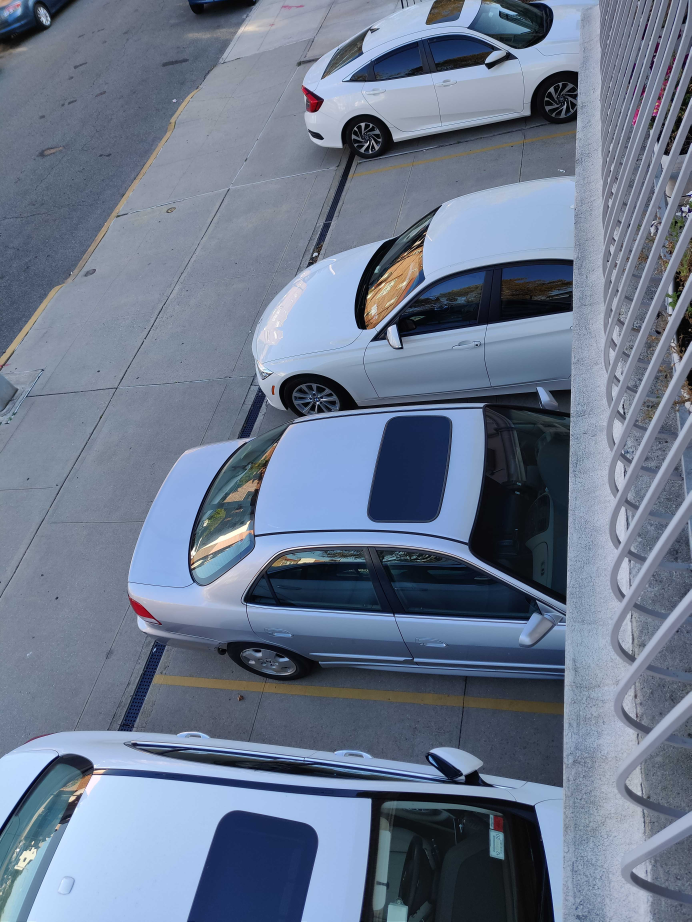
#> input picture car1.jpg, 3456 x 4608 px (shown at 1/5 size)
$ jupyter execute --allow-errors COCO_trail.ipynb
#> lines starting #> are read from the running program, lines starting #| are printed output that depends on the picture
[cell 1]
# Set up Colab Environment

import sys
import os


IN_COLAB = 'google.colab' in sys.modules or not 'mrcnn' in sys.modules
HAS_DATASET = os.path.exists('mask_rcnn_coco.h5')
SAMPLE_IMAGE = 'https://i.imgur.com/AdPz4lX.jpg' # Leave this blank if you do not want to download an image
SAMPLE_IMAGE_NAME = 'car1.jpg' # Name of input file to be saved

if(IN_COLAB):
  !pip install mrcnn

if(not HAS_DATASET):
  !wget https://github.com/matterport/Mask_RCNN/releases/download/v2.0/mask_rcnn_coco.h5

if(len(SAMPLE_IMAGE)):
  !wget -O $SAMPLE_IMAGE_NAME $SAMPLE_IMAGE

[cell 2]
import os
import numpy as np
import cv2
import mrcnn.config
import mrcnn.utils
import matplotlib.pyplot as plt
from mrcnn.model import MaskRCNN
from pathlib import Path


# Configuration that will be used by the Mask-RCNN library
class MaskRCNNConfig(mrcnn.config.Config):
    NAME = "coco_pretrained_model_config"
    IMAGES_PER_GPU = 1
    GPU_COUNT = 1
    NUM_CLASSES = 1 + 80  # COCO dataset has 80 classes + one background class
    DETECTION_MIN_CONFIDENCE = 0.6


# Filter a list of Mask R-CNN detection results to get only the detected cars / trucks
def get_car_boxes(boxes, class_ids):
    car_boxes = []

    for i, box in enumerate(boxes):
        # If the detected object isn't a car / truck / bus, skip it
        if class_ids[i] in [3, 8, 6]:
            car_boxes.append(box)

    return np.array(car_boxes)


# Root directory of the project
ROOT_DIR = Path(".")

# Directory to save logs and trained model
MODEL_DIR = os.path.join(ROOT_DIR, "logs")

# Local path to trained weights file
COCO_MODEL_PATH = os.path.join(ROOT_DIR, "mask_rcnn_coco.h5")

# Download COCO trained weights from Releases if needed
if not os.path.exists(COCO_MODEL_PATH):
    mrcnn.utils.download_trained_weights(COCO_MODEL_PATH)
#> (this line was passed over: mrcnn is not available in this run)

# Directory of images to run detection on
IMAGE_DIR = os.path.join(ROOT_DIR, SAMPLE_IMAGE_NAME)


# Create a Mask-RCNN model in inference mode
#> (the rest of this cell did not finish here and is left out)

# FOR IMAGE

[cell 3]
rgb= cv2.imread(IMAGE_DIR)
#> rgb is the input picture: shape (4608, 3456, 3); mean B, G, R 141.1, 119.8, 107.3
x = 0
y = 1000
h = 3000
w = 3000
crop = rgb[y:y+h, x:x+w]
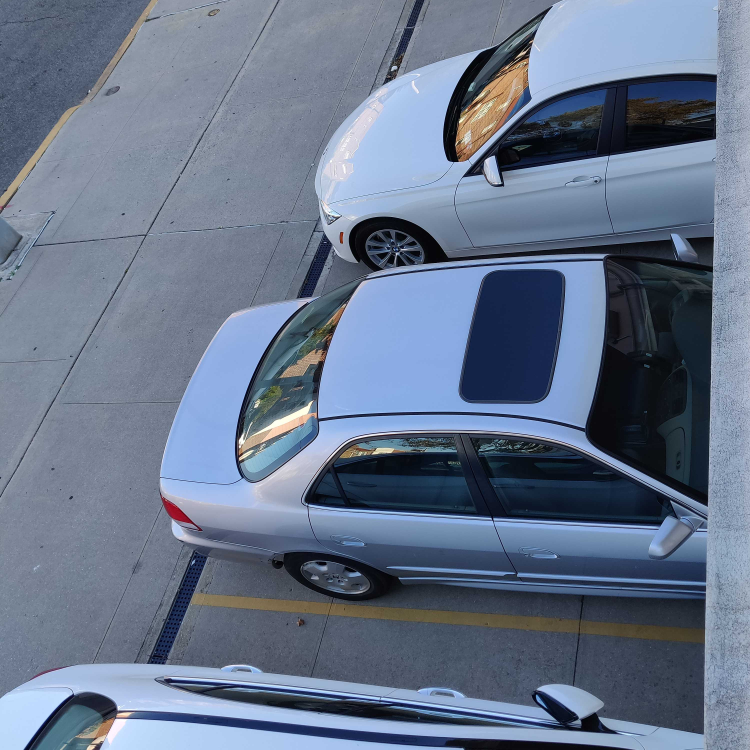
#> crop: shape (3000, 3000, 3) (shown at 1/4 size); mean B, G, R 139.5, 117.1, 103.7


# Run the image through the Mask R-CNN model to get results.
#> (the rest of this cell did not finish here and is left out)


$ run again, with car2.jpg copied over car1.jpg
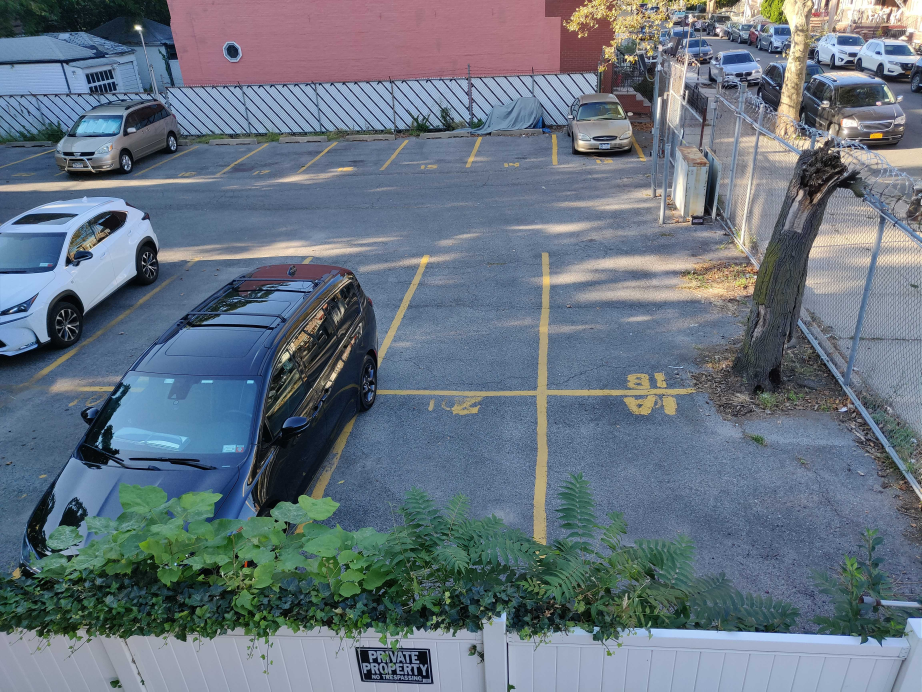
#> input picture car2.jpg, 4608 x 3456 px (shown at 1/5 size)
#> rgb is the input picture: shape (3456, 4608, 3); mean B, G, R 128.1, 115.4, 102.8
#> `crop = rgb[y:y+h, x:x+w]`:
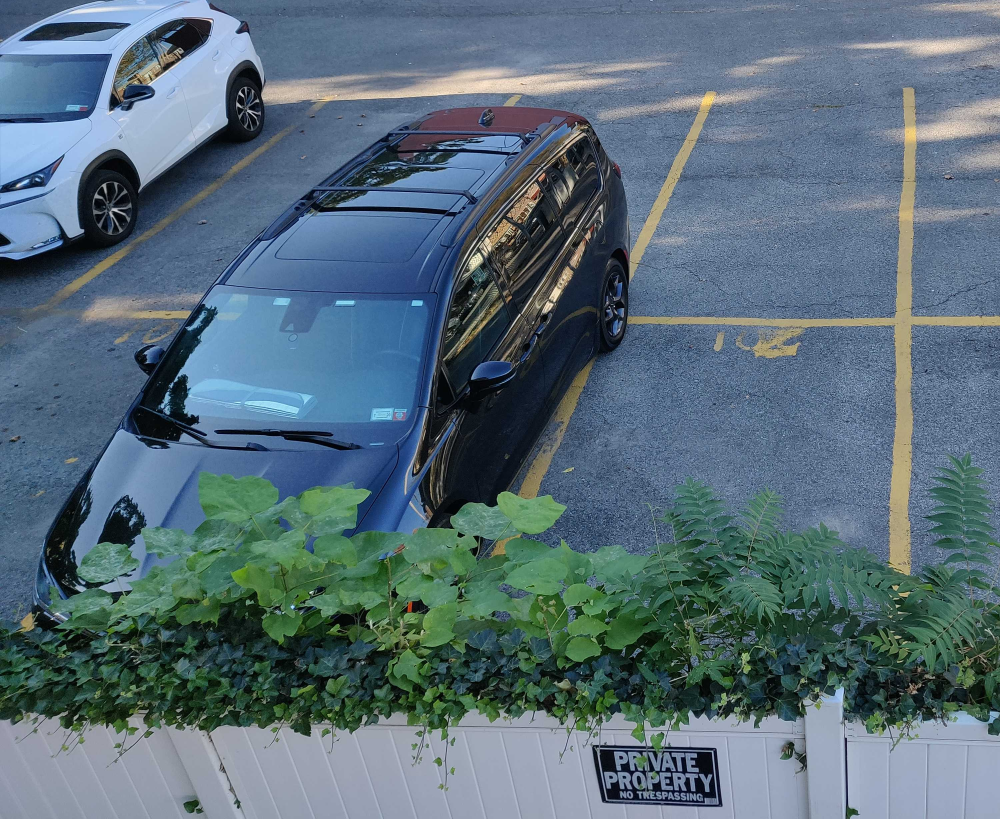
#> crop: shape (2456, 3000, 3) (shown at 1/3 size); mean B, G, R 121.4, 109.3, 87.9
